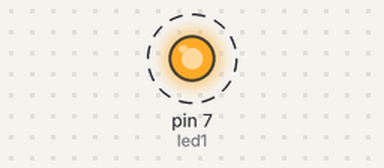
Simulated run of this sketch. Board: Arduino Uno, built with avr-gcc and run on an emulated ATmega328P. Shown: output pins drawn as LEDs (lit = HIGH). Dashed ring = blinking.

Above: at 0.15 s.
Timing chart, 0 to 3.0 s (numbered marks = the images above):
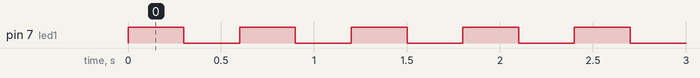

Measured:
- by itself, pin 7 (led1): alternates HIGH for 0.30 s and LOW for 0.30 s

The sketch:

sketch_apr25a.ino
```cpp
//Made by Farrel!
int led1 = 7;

void setup()
{
  pinMode(7, OUTPUT);
}

void loop()
{
  digitalWrite(led1, HIGH);
  delay(300);
  digitalWrite(led1, LOW);
  delay(300);
}
```
